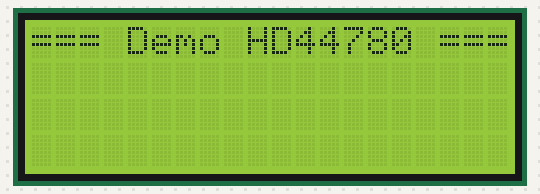
Bench run of a sketch on a simulated Arduino Uno, built with avr-gcc and run on an emulated ATmega328P. Shown: 20×4 character LCD. What the sketch prints to the serial monitor is not drawn.

Above: at 0.1 s.
At 5.2 s:
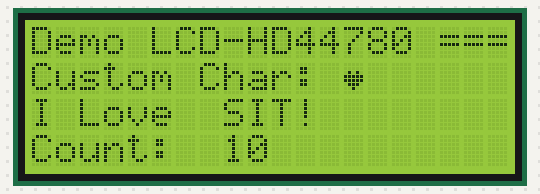
At 9.8 s:
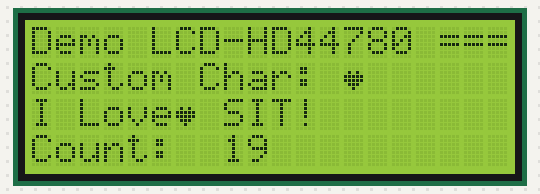
At 19.4 s:
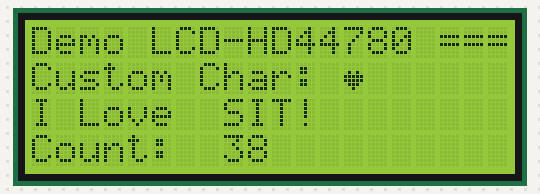
At 30.1 s:
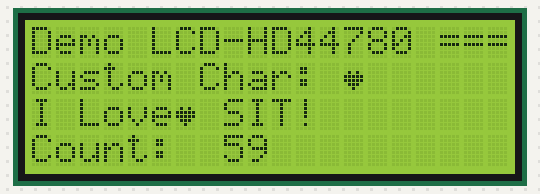
At 39.2 s:
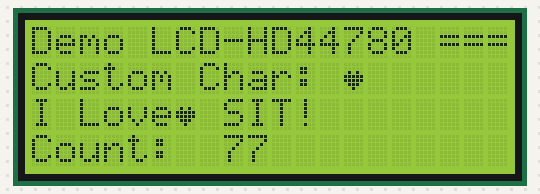

The sketch:

Test-LCD-HD44780.ino
```cpp
#include <LiquidCrystal.h>
#define rs 		(8)
#define en		(9)
#define d4		(10)
#define d5		(11)
#define d6      	(12)
#define d7      	(13)
#define lcd_row	(4)
#define lcd_col	(20)

/* User can define up to 8 custom character, tag from 0 to 7 */
#define CUSTOMCHAR1		(1)		//Custom Character tag 0, only 0x00 to 0x07 in CGRAM
static uint8_t mapChar1[8] = {	//bitmap for special display - Heart
  B00000,
  B00000,
  B01010,
  B11111,
  B11111,
  B01110,
  B00100,
  B00000
};

/* Local Constructor and Variables */
LiquidCrystal lcd(rs, en, d4, d5, d6, d7);		//LCD - Construct lcd object
int count = 0;
bool blink_state = LOW;

void setup() {
	// set up the LCD's number of columns and rows:
	lcd.begin(lcd_col, lcd_row);
	lcd.createChar(CUSTOMCHAR1, mapChar1);		//create custom character 0
	// Print a message to the LCD.
	lcd.clear();
	lcd.print("=== Demo HD44780 ===");

	Serial.begin(9600);
	/* Testing only*/
	Serial.println("Hello OSEK-Arduino!");
}

void loop() {
  	// slow down the loop interval to 500ms
	delay(500);

	/* Print normal characters and numbers */
	lcd.setCursor(0, 0);
	lcd.print("Demo LCD-HD44780");

	/* Print custom characters as single icon */
	lcd.setCursor(0, 1);
	lcd.print("Custom Char: ");
	lcd.write(char(CUSTOMCHAR1));    //print heart

	/* Print string with toggling effect, only work for \1 and above */
	if (blink_state == LOW){
		blink_state = HIGH;
		lcd.setCursor(0, 2);
		lcd.print("I Love\1 SIT!");
	}
	else {
		blink_state = LOW;
		lcd.setCursor(0, 2);
		lcd.print("I Love  SIT!");
	}

	/* Print variable with format */
	char msg[20];
	count++;
	lcd.setCursor(0, 3);
	sprintf(msg, "Count: %3d", count);
	lcd.print(msg);

}
```

Measured:
- what the display in image 1 shows lasts 0.6 s, from 5.1 s to 5.7 s
